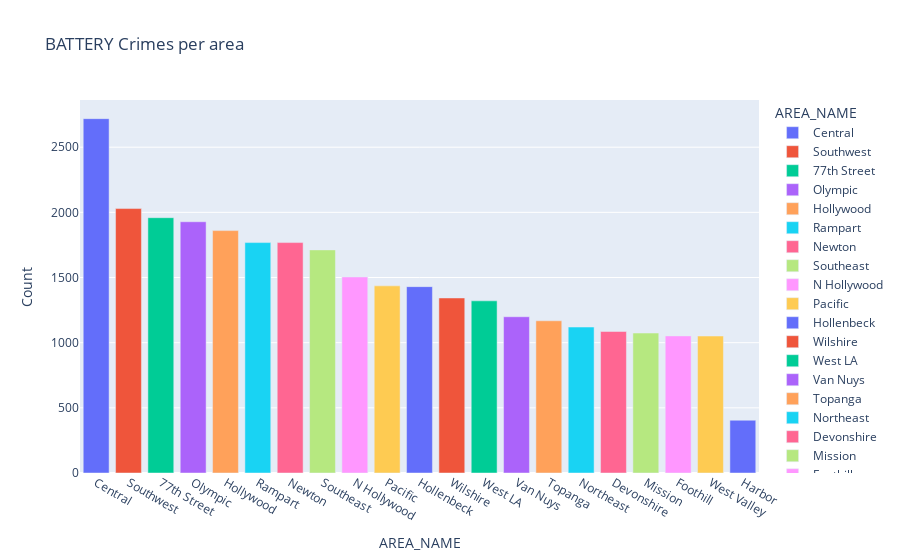

Write notebook code for a chart like this one.
### Code cell
#Deep analysis on BATTERY - SIMPLE ASSAULT(Code - 624)
data_battery = finalDF[(finalDF["CRIME_CODE"] == 624)]
data_battery = pd.DataFrame(data_battery.groupby(["AREA","AREA_NAME"])["AREA"].count())
data_battery.rename(columns={'AREA': 'Count'}, inplace=True)
data_battery.reset_index(inplace=True)
data_battery.shape
data_battery.sort_values(by="Count",inplace=True, ascending=False)
fig = px.bar(data_battery, x="AREA_NAME", y="Count", color="AREA_NAME", title="BATTERY Crimes per area")
fig.show()

### Figure 1 — Plotly figure (JSON) as saved in the notebook; plotly's stock layout.template omitted (floating-point values rounded to 4 significant figures)
{"data": [{"alignmentgroup": "True", "hovertemplate": "AREA_NAME=%{x}<br>Count=%{y}<extra></extra>", "legendgroup": "Central", "marker": {"color": "#636efa", "pattern": {"shape": ""}}, "name": "Central", "offsetgroup": "Central", "orientation": "v", "showlegend": true, "textposition": "auto", "x": ["Central"], "xaxis": "x", "y": [2719], "yaxis": "y", "type": "bar"}, {"alignmentgroup": "True", "hovertemplate": "AREA_NAME=%{x}<br>Count=%{y}<extra></extra>", "legendgroup": "Southwest", "marker": {"color": "#EF553B", "pattern": {"shape": ""}}, "name": "Southwest", "offsetgroup": "Southwest", "orientation": "v", "showlegend": true, "textposition": "auto", "x": ["Southwest"], "xaxis": "x", "y": [2029], "yaxis": "y", "type": "bar"}, {"alignmentgroup": "True", "hovertemplate": "AREA_NAME=%{x}<br>Count=%{y}<extra></extra>", "legendgroup": "77th Street", "marker": {"color": "#00cc96", "pattern": {"shape": ""}}, "name": "77th Street", "offsetgroup": "77th Street", "orientation": "v", "showlegend": true, "textposition": "auto", "x": ["77th Street"], "xaxis": "x", "y": [1959], "yaxis": "y", "type": "bar"}, {"alignmentgroup": "True", "hovertemplate": "AREA_NAME=%{x}<br>Count=%{y}<extra></extra>", "legendgroup": "Olympic", "marker": {"color": "#ab63fa", "pattern": {"shape": ""}}, "name": "Olympic", "offsetgroup": "Olympic", "orientation": "v", "showlegend": true, "textposition": "auto", "x": ["Olympic"], "xaxis": "x", "y": [1928], "yaxis": "y", "type": "bar"}, {"alignmentgroup": "True", "hovertemplate": "AREA_NAME=%{x}<br>Count=%{y}<extra></extra>", "legendgroup": "Hollywood", "marker": {"color": "#FFA15A", "pattern": {"shape": ""}}, "name": "Hollywood", "offsetgroup": "Hollywood", "orientation": "v", "showlegend": true, "textposition": "auto", "x": ["Hollywood"], "xaxis": "x", "y": [1860], "yaxis": "y", "type": "bar"}, {"alignmentgroup": "True", "hovertemplate": "AREA_NAME=%{x}<br>Count=%{y}<extra></extra>", "legendgroup": "Rampart", "marker": {"color": "#19d3f3", "pattern": {"shape": ""}}, "name": "Rampart", "offsetgroup": "Rampart", "orientation": "v", "showlegend": true, "textposition": "auto", "x": ["Rampart"], "xaxis": "x", "y": [1768], "yaxis": "y", "type": "bar"}, {"alignmentgroup": "True", "hovertemplate": "AREA_NAME=%{x}<br>Count=%{y}<extra></extra>", "legendgroup": "Newton", "marker": {"color": "#FF6692", "pattern": {"shape": ""}}, "name": "Newton", "offsetgroup": "Newton", "orientation": "v", "showlegend": true, "textposition": "auto", "x": ["Newton"], "xaxis": "x", "y": [1768], "yaxis": "y", "type": "bar"}, {"alignmentgroup": "True", "hovertemplate": "AREA_NAME=%{x}<br>Count=%{y}<extra></extra>", "legendgroup": "Southeast", "marker": {"color": "#B6E880", "pattern": {"shape": ""}}, "name": "Southeast", "offsetgroup": "Southeast", "orientation": "v", "showlegend": true, "textposition": "auto", "x": ["Southeast"], "xaxis": "x", "y": [1712], "yaxis": "y", "type": "bar"}, {"alignmentgroup": "True", "hovertemplate": "AREA_NAME=%{x}<br>Count=%{y}<extra></extra>", "legendgroup": "N Hollywood", "marker": {"color": "#FF97FF", "pattern": {"shape": ""}}, "name": "N Hollywood", "offsetgroup": "N Hollywood", "orientation": "v", "showlegend": true, "textposition": "auto", "x": ["N Hollywood"], "xaxis": "x", "y": [1504], "yaxis": "y", "type": "bar"}, {"alignmentgroup": "True", "hovertemplate": "AREA_NAME=%{x}<br>Count=%{y}<extra></extra>", "legendgroup": "Pacific", "marker": {"color": "#FECB52", "pattern": {"shape": ""}}, "name": "Pacific", "offsetgroup": "Pacific", "orientation": "v", "showlegend": true, "textposition": "auto", "x": ["Pacific"], "xaxis": "x", "y": [1436], "yaxis": "y", "type": "bar"}, {"alignmentgroup": "True", "hovertemplate": "AREA_NAME=%{x}<br>Count=%{y}<extra></extra>", "legendgroup": "Hollenbeck", "marker": {"color": "#636efa", "pattern": {"shape": ""}}, "name": "Hollenbeck", "offsetgroup": "Hollenbeck", "orientation": "v", "showlegend": true, "textposition": "auto", "x": ["Hollenbeck"], "xaxis": "x", "y": [1430], "yaxis": "y", "type": "bar"}, {"alignmentgroup": "True", "hovertemplate": "AREA_NAME=%{x}<br>Count=%{y}<extra></extra>", "legendgroup": "Wilshire", "marker": {"color": "#EF553B", "pattern": {"shape": ""}}, "name": "Wilshire", "offsetgroup": "Wilshire", "orientation": "v", "showlegend": true, "textposition": "auto", "x": ["Wilshire"], "xaxis": "x", "y": [1343], "yaxis": "y", "type": "bar"}, {"alignmentgroup": "True", "hovertemplate": "AREA_NAME=%{x}<br>Count=%{y}<extra></extra>", "legendgroup": "West LA", "marker": {"color": "#00cc96", "pattern": {"shape": ""}}, "name": "West LA", "offsetgroup": "West LA", "orientation": "v", "showlegend": true, "textposition": "auto", "x": ["West LA"], "xaxis": "x", "y": [1321], "yaxis": "y", "type": "bar"}, {"alignmentgroup": "True", "hovertemplate": "AREA_NAME=%{x}<br>Count=%{y}<extra></extra>", "legendgroup": "Van Nuys", "marker": {"color": "#ab63fa", "pattern": {"shape": ""}}, "name": "Van Nuys", "offsetgroup": "Van Nuys", "orientation": "v", "showlegend": true, "textposition": "auto", "x": ["Van Nuys"], "xaxis": "x", "y": [1199], "yaxis": "y", "type": "bar"}, {"alignmentgroup": "True", "hovertemplate": "AREA_NAME=%{x}<br>Count=%{y}<extra></extra>", "legendgroup": "Topanga", "marker": {"color": "#FFA15A", "pattern": {"shape": ""}}, "name": "Topanga", "offsetgroup": "Topanga", "orientation": "v", "showlegend": true, "textposition": "auto", "x": ["Topanga"], "xaxis": "x", "y": [1168], "yaxis": "y", "type": "bar"}, {"alignmentgroup": "True", "hovertemplate": "AREA_NAME=%{x}<br>Count=%{y}<extra></extra>", "legendgroup": "Northeast", "marker": {"color": "#19d3f3", "pattern": {"shape": ""}}, "name": "Northeast", "offsetgroup": "Northeast", "orientation": "v", "showlegend": true, "textposition": "auto", "x": ["Northeast"], "xaxis": "x", "y": [1120], "yaxis": "y", "type": "bar"}, {"alignmentgroup": "True", "hovertemplate": "AREA_NAME=%{x}<br>Count=%{y}<extra></extra>", "legendgroup": "Devonshire", "marker": {"color": "#FF6692", "pattern": {"shape": ""}}, "name": "Devonshire", "offsetgroup": "Devonshire", "orientation": "v", "showlegend": true, "textposition": "auto", "x": ["Devonshire"], "xaxis": "x", "y": [1086], "yaxis": "y", "type": "bar"}, {"alignmentgroup": "True", "hovertemplate": "AREA_NAME=%{x}<br>Count=%{y}<extra></extra>", "legendgroup": "Mission", "marker": {"color": "#B6E880", "pattern": {"shape": ""}}, "name": "Mission", "offsetgroup": "Mission", "orientation": "v", "showlegend": true, "textposition": "auto", "x": ["Mission"], "xaxis": "x", "y": [1074], "yaxis": "y", "type": "bar"}, {"alignmentgroup": "True", "hovertemplate": "AREA_NAME=%{x}<br>Count=%{y}<extra></extra>", "legendgroup": "Foothill", "marker": {"color": "#FF97FF", "pattern": {"shape": ""}}, "name": "Foothill", "offsetgroup": "Foothill", "orientation": "v", "showlegend": true, "textposition": "auto", "x": ["Foothill"], "xaxis": "x", "y": [1052], "yaxis": "y", "type": "bar"}, {"alignmentgroup": "True", "hovertemplate": "AREA_NAME=%{x}<br>Count=%{y}<extra></extra>", "legendgroup": "West Valley", "marker": {"color": "#FECB52", "pattern": {"shape": ""}}, "name": "West Valley", "offsetgroup": "West Valley", "orientation": "v", "showlegend": true, "textposition": "auto", "x": ["West Valley"], "xaxis": "x", "y": [1051], "yaxis": "y", "type": "bar"}, {"alignmentgroup": "True", "hovertemplate": "AREA_NAME=%{x}<br>Count=%{y}<extra></extra>", "legendgroup": "Harbor", "marker": {"color": "#636efa", "pattern": {"shape": ""}}, "name": "Harbor", "offsetgroup": "Harbor", "orientation": "v", "showlegend": true, "textposition": "auto", "x": ["Harbor"], "xaxis": "x", "y": [405], "yaxis": "y", "type": "bar"}], "layout": {"xaxis": {"anchor": "y", "domain": [0, 1], "title": {"text": "AREA_NAME"}, "categoryorder": "array", "categoryarray": ["Central", "Southwest", "77th Street", "Olympic", "Hollywood", "Rampart", "Newton", "Southeast", "N Hollywood", "Pacific", "Hollenbeck", "Wilshire", "West LA", "Van Nuys", "Topanga", "Northeast", "Devonshire", "Mission", "Foothill", "West Valley", "Harbor"]}, "yaxis": {"anchor": "x", "domain": [0, 1], "title": {"text": "Count"}}, "legend": {"title": {"text": "AREA_NAME"}, "tracegroupgap": 0}, "title": {"text": "BATTERY Crimes per area"}, "barmode": "relative"}}
